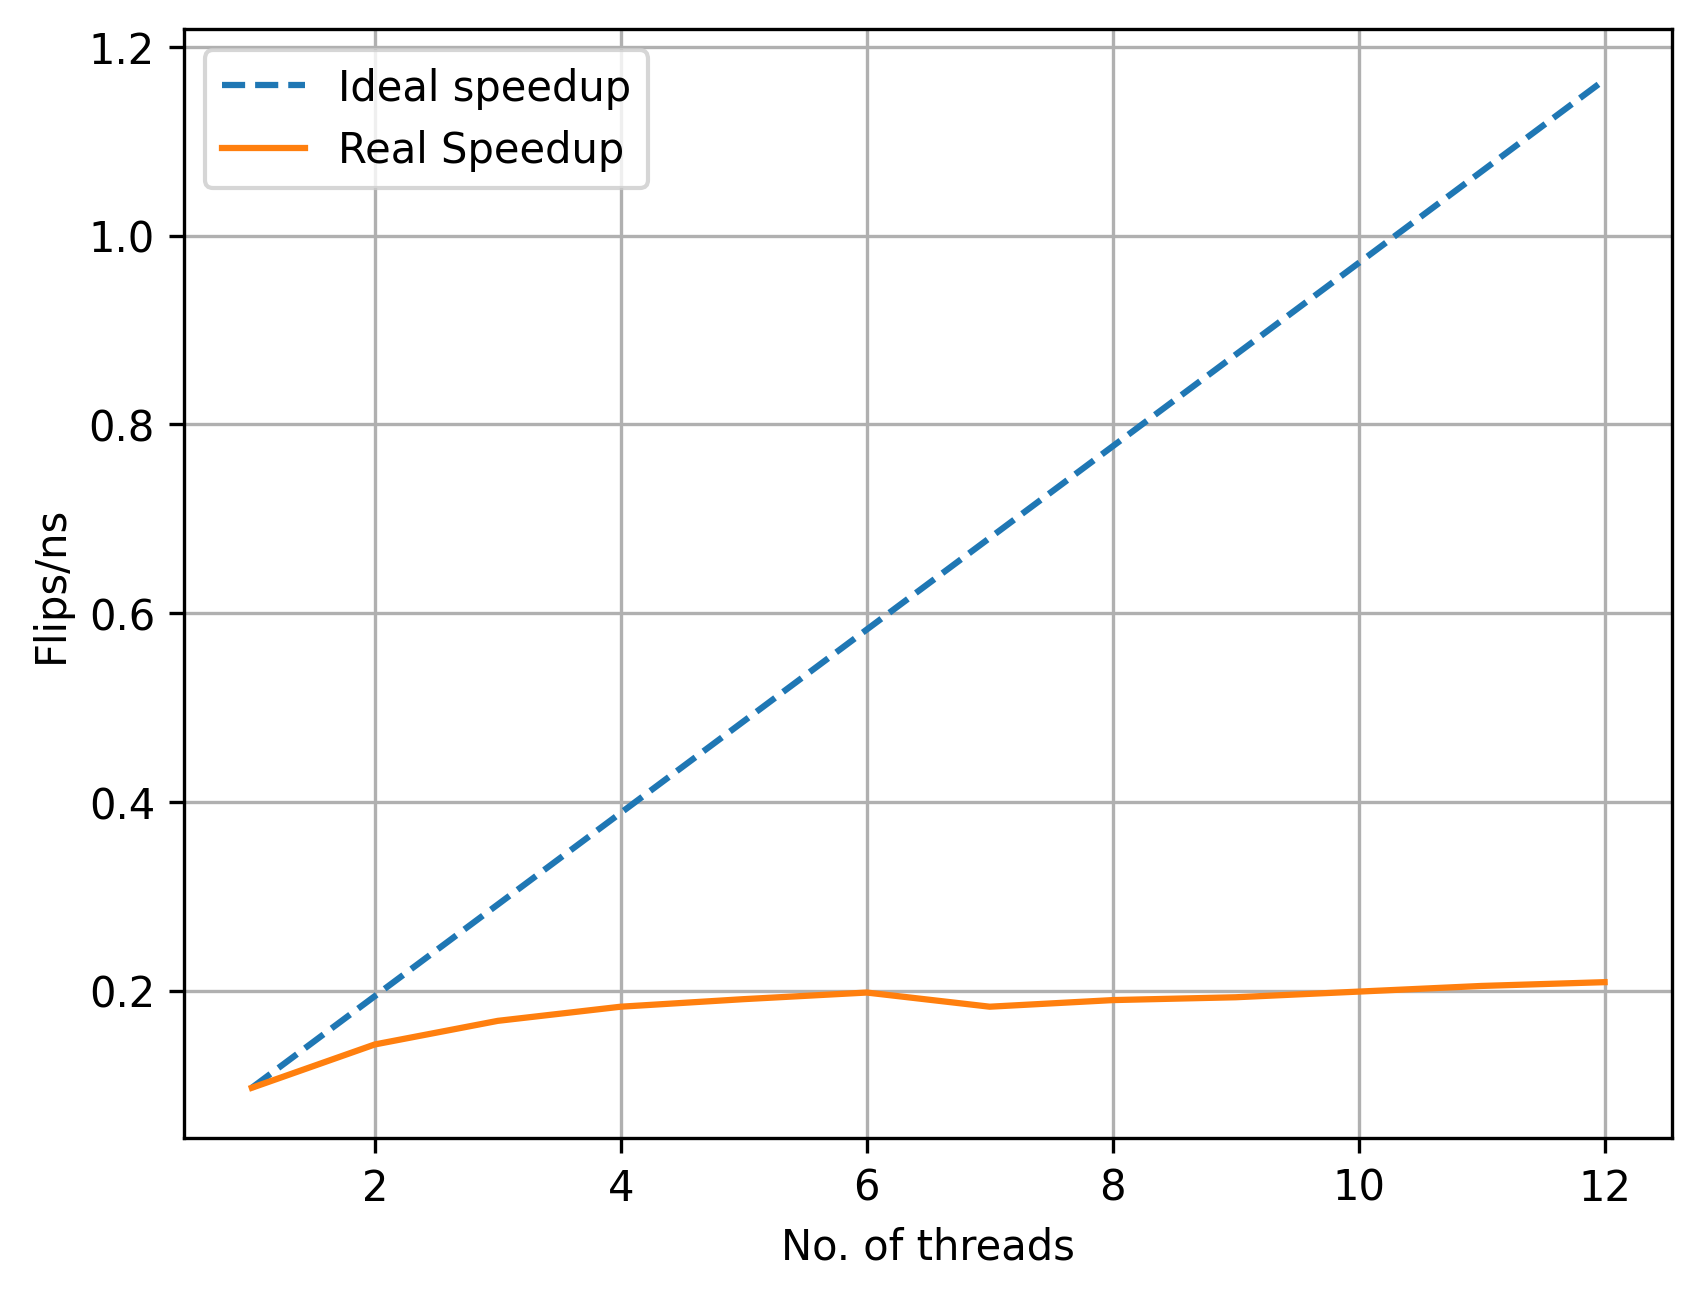

This chart was generated by the following Python code:
import matplotlib.pyplot as plt
import numpy as np



flips_ns_ideal = dict()
flips_ns = {1:9.71e-2, 2: 1.43e-1, 3: 1.68e-1, 4:1.83e-1, 5: 1.91e-1, 6:1.98e-1, 7:1.83e-1, 8:1.90e-1,
            9:1.93e-1, 10:1.99e-1, 11:2.05e-1, 12:2.09e-1}
for i in range(12):
    i += 1
    flips_ns_ideal[i] = flips_ns[1] * i
print(flips_ns_ideal)



plt.plot(flips_ns.keys(), flips_ns_ideal.values(), label='Ideal speedup', linestyle='--')
plt.plot(flips_ns.keys(), flips_ns.values(), label='Real Speedup')
plt.ylabel('Flips/ns')
plt.xlabel('No. of threads')
plt.legend()
plt.grid()
plt.savefig('strong_scaling', dpi=300, bbox_inches='tight')
plt.show()